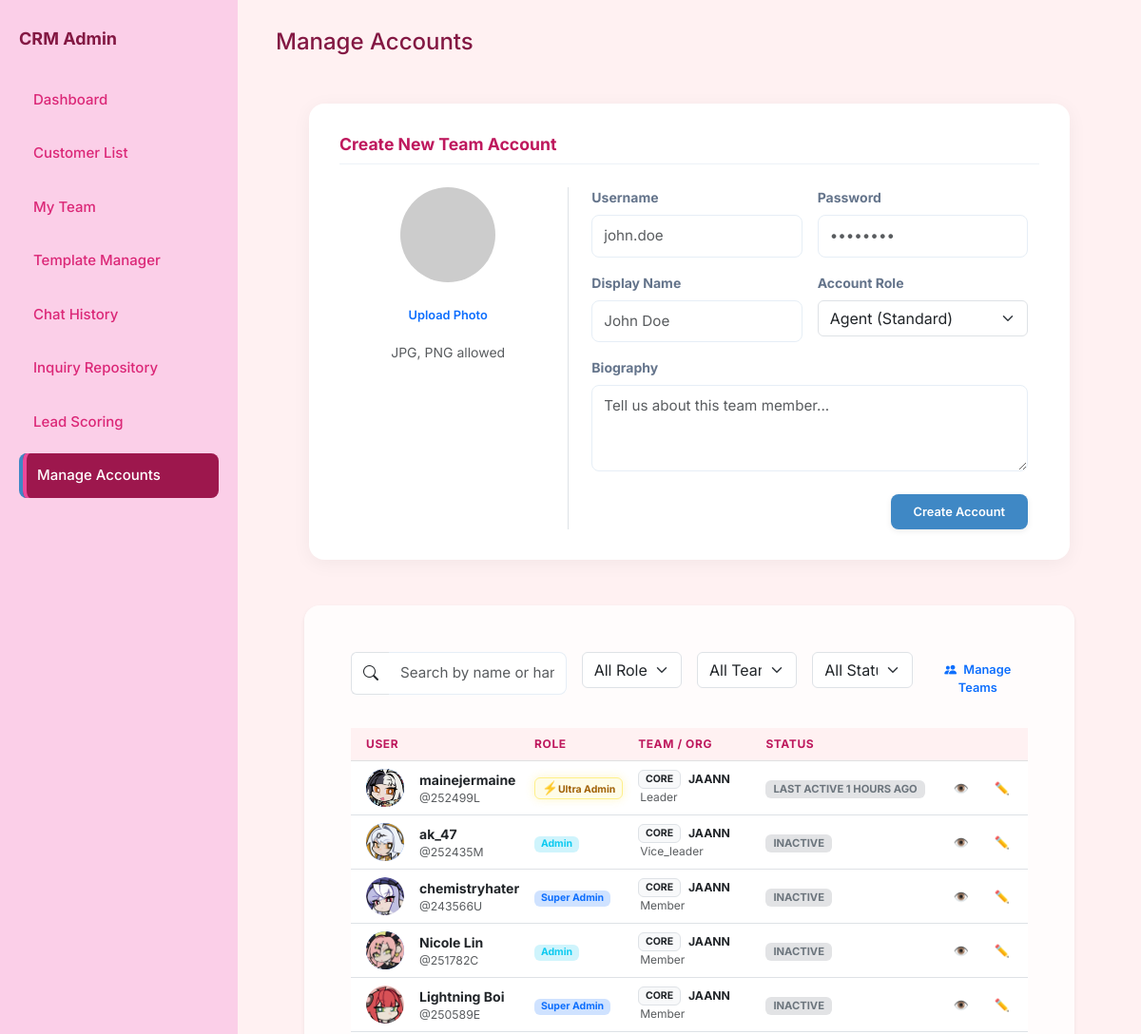
Page /admin/create-account (signed in, upper part) on the earlier database version.
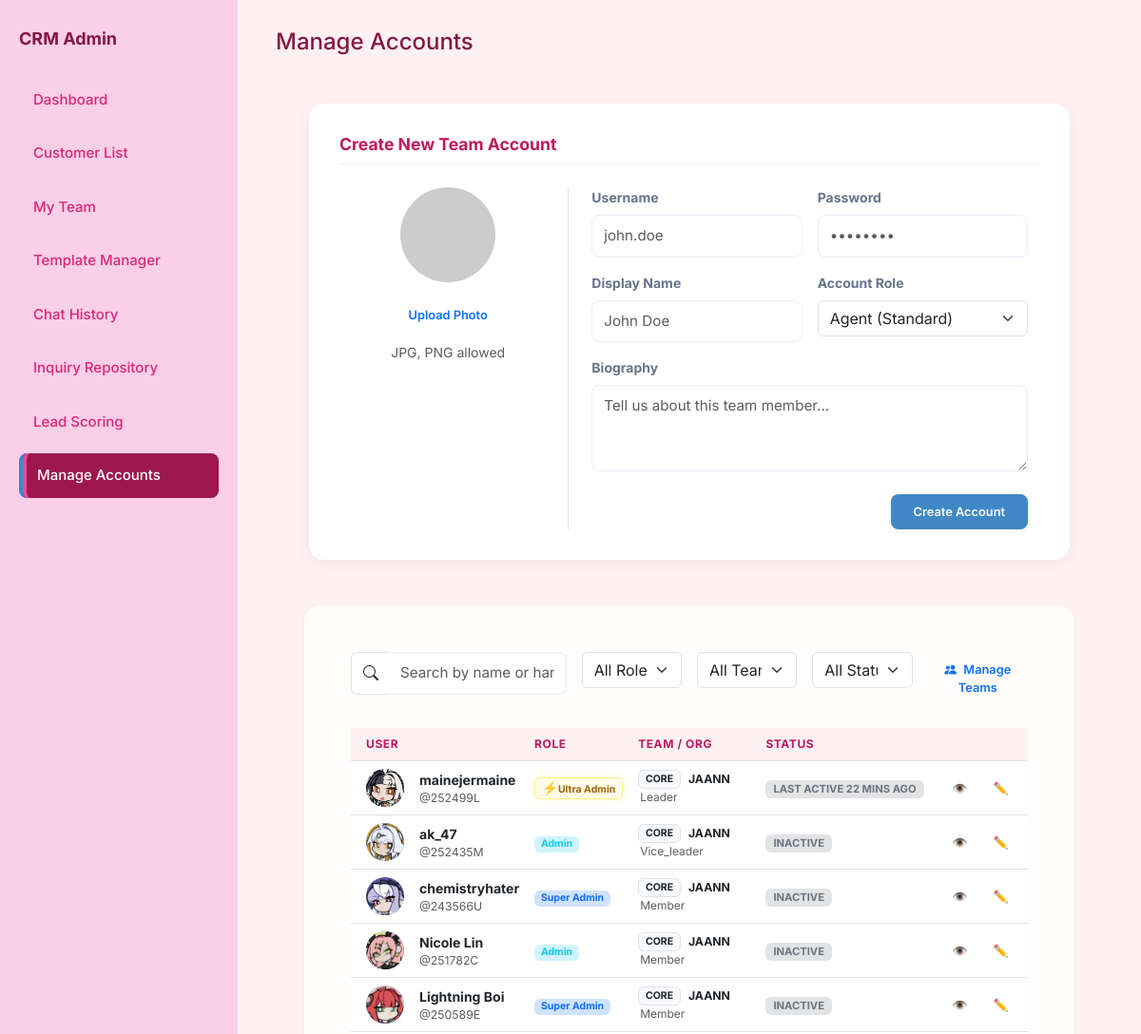
Same page on the later database version.
### app.py (models this page shows, shortened)
class User(db.Model):
    id = db.Column(db.Integer, primary_key=True)
    username = db.Column(db.String(80), unique=True, nullable=False)
    password = db.Column(db.String(200), nullable=False)
    name = db.Column(db.String(100), default='Admin')
    bio = db.Column(db.Text, default='')
    profile_picture = db.Column(db.String(200), default='https://ui-avatars.com/api/?name=Admin&background=random')
    role = db.Column(db.String(20), default='agent') # super_admin, agent
    preferences = db.Column(db.Text, default='{}') # Stores dashboard layout/stats as JSON
    last_active = db.Column(db.String(50))
    team_id = db.Column(db.Integer, db.ForeignKey('team.id'), nullable=True)
    team_role = db.Column(db.String(20)) # leader, vice_leader, member
    last_active_team_chat = db.Column(db.String(50)) # Timestamp of last time user viewed team chat
    @property
    def status_display(self):
        if not self.last_active:
            return "Inactive"
        try:
            from datetime import datetime
            last = datetime.strptime(self.last_active, '%Y-%m-%d %H:%M:%S')
            now = datetime.now()
            diff = now - last
            minutes = divmod(diff.total_seconds(), 60)[0]
            if minutes < 5:
                return "Active"
            elif minutes < 60:
                return f"Last active {int(minutes)} mins ago"
            elif minutes < 1440:
                return f"Last active {int(minutes // 60)} hours ago"
            else:
                return f"Last active {int(minutes // 1440)} days ago"
        except:
            return "Inactive"

class Team(db.Model):
    id = db.Column(db.Integer, primary_key=True)
    name = db.Column(db.String(100), unique=True, nullable=False)
    profile_picture = db.Column(db.String(255), default='https://ui-avatars.com/api/?name=Team&background=random')
    description = db.Column(db.Text, default='')
    role = db.Column(db.String(50)) # e.g., "Corporate Sales", "Customer Support"
    department = db.Column(db.String(50))
    team_score = db.Column(db.Integer, default=0)
    team_tag = db.Column(db.String(50))
    created_at = db.Column(db.String(50))
    members = db.relationship('User', backref='team_obj', foreign_keys='User.team_id', lazy=True)

### app.py (the view, shortened to what this page needs)
@app.route('/admin/create-account', methods=['GET', 'POST'])
def admin_create_account():
    if not session.get('logged_in'):
        return redirect(url_for('login'))
    current_user = User.query.get(session.get('user_id'))
    if current_user.username != '252499L' and current_user.role not in ['super_admin', 'admin']:
        return render_template('404.html'), 404
    promotion_requests = []
    total_super_admins = 0
    if current_user.role in ['super_admin', 'ultra_admin']:
        promotion_requests = PromotionRequest.query.filter_by(status='pending').all()
        total_super_admins = User.query.filter_by(role='super_admin').count()
    return render_template('create_account.html',
                           users=User.query.all(),
                           teams=Team.query.all(),
                           promotion_requests=promotion_requests,
                           total_super_admins=total_super_admins,
                           me=current_user)

### app.py (called while the page is built)
@app.context_processor
def context_processor():
    from flask import g
    return dict(
        team_pending_requests_count=getattr(g, 'team_pending_requests_count', 0),
        unread_team_messages=getattr(g, 'unread_team_messages', False)
    )

@app.context_processor
def inject_user_preferences():
    theme = 'light'
    if has_request_context() and 'user_id' in session:
        user_id = session.get('user_id')
        user = User.query.get(user_id)
        if user and user.preferences:
            try:
                import json
                prefs = json.loads(user.preferences)
                theme = prefs.get('theme', 'light')
            except:
                pass
    return dict(current_theme=theme)

### templates/create_account.html (shortened to what the changed rows need)
<!DOCTYPE html>
<html lang="en">
<head>
    <link href="https://cdn.jsdelivr.net/npm/bootstrap@5.3.0/dist/css/bootstrap.min.css" rel="stylesheet">
    <link rel="stylesheet" href="https://cdn.jsdelivr.net/npm/bootstrap-icons@1.11.1/font/bootstrap-icons.css">
    <link rel="stylesheet" href="{{ url_for('static', filename='style.css') }}">
</head>
<body id="page-admin-accounts"
    class="{% if current_theme and current_theme != 'light' %}theme-{{ current_theme }}{% endif %}">
    <aside class="sidebar">
        <h2>CRM Admin</h2>
    </aside>
    <main class="main">
        <div class="header">
            <div class="header-left">
                <h1 style="margin:0; font-size: 24px;">Manage Accounts</h1>
            </div>
        </div>
        <div class="content-body" style="padding: 30px;">
            <div class="card shadow-sm border-0" style="border-radius: 16px;">
                <div class="card-body p-4">
                    <div class="table-responsive">
                        <table class="table table-hover align-middle" id="accountsTable">
                            <thead class="table-light">
                                <tr>
                                    <th class="ps-3">User</th>
                                    <th>Role</th>
                                    <th>Team / Org</th>
                                    <th>Status</th>
                                    <th class="text-end pe-3">Actions</th>
                                </tr>
                            </thead>
                            <tbody>
                                {% for user in users %}
                                <tr>
                                    <td class="ps-3">
                                        <div class="d-flex align-items-center">
                                            <div class="avatar-circle me-3"
                                                style="width: 40px; height: 40px; border-radius: 50%; overflow: hidden;">
                                                {% if user.profile_picture and 'http' in user.profile_picture %}
                                                <img src="{{ user.profile_picture }}" alt="User"
                                                    style="width: 100%; height: 100%; object-fit: cover;">
                                                {% elif user.profile_picture %}
                                                <img src="{{ url_for('static', filename='uploads/' + user.profile_picture) }}"
                                                    alt="User" style="width: 100%; height: 100%; object-fit: cover;">
                                                {% else %}
                                                <div
                                                    class="bg-light text-primary d-flex align-items-center justify-content-center w-100 h-100 fw-bold">
                                                    {{ user.username[0] | upper }}
                                                </div>
                                                {% endif %}
                                            </div>
                                             <div style="cursor: pointer;" onclick="showAgentProfile('{{ user.id }}')">
                                                 <div class="fw-bold">{{ user.name }}</div>
                                                 <div class="text-muted small">@{{ user.username }}</div>
                                             </div>
                                        </div>
                                    </td>
                                    <td>
                                        {% if user.role == 'ultra_admin' %}
                                        <span class="badge role-ultra-admin">Ultra Admin</span>
                                        {% elif user.role == 'super_admin' %}
                                        <span class="badge bg-primary-subtle text-primary">Super Admin</span>
                                        {% elif user.role == 'admin' %}
                                        <span class="badge bg-info-subtle text-info">Admin</span>
                                        {% else %}
                                        <span class="badge bg-secondary-subtle text-secondary">Agent</span>
                                        {% endif %}
                                    </td>
                                    <td>
                                        {% if user.team_obj %}
                                        <div class="d-flex align-items-center" style="cursor: pointer;"
                                            onclick="showTeamDetails('{{ user.team_id }}')">
                                            <span class="badge bg-light text-dark border me-2">{{ user.team_obj.team_tag
                                                or 'TEAM' }}</span>
                                            <span class="small fw-bold">{{ user.team_obj.name }}</span>
                                        </div>
                                        <div class="small text-muted" style="font-size: 0.75rem; margin-left: 2px;">
                                            {{ user.team_role | title if user.team_role else 'Member' }}
                                        </div>
                                        {% else %}
                                        <span class="text-muted small">No Team</span>
                                        {% endif %}
                                    </td>
                                    <td>
                                        {% set status = user.status_display %}
                                        <span
                                            class="badge {% if 'Active' in status %}bg-success-subtle text-success{% else %}bg-secondary-subtle text-secondary{% endif %} px-2 py-1"
                                            style="font-size: 0.7rem;">
                                            {{ status | upper }}
                                        </span>
                                    </td>
                                    <td class="text-end pe-3" data-search-team="{{ user.team_id or 'none' }}"
                                        data-search-role="{{ user.role }}"
                                        data-search-status="{{ 'Active' if 'Active' in status else 'Inactive' }}">
                                        <div class="btn-group">
                                            <button class="btn btn-sm btn-outline-primary"
                                                onclick="showAgentProfile('{{ user.id }}')" title="View Profile">
                                                👁️
                                            </button>
                                            {% set can_edit = (session.get('user_role') in ['ultra_admin',
                                            'super_admin']) or
                                            (session.get('user_role') == 'admin' and user.role == 'agent') %}
                                            <button class="btn btn-sm btn-outline-warning"
                                                onclick="editUser('{{ user.id }}')" title="Edit Account" >
                                                ✏️
                                            </button>
                                            {% set can_delete = (session.get('user_role') == 'ultra_admin') or
                                            (session.get('user_role') == 'super_admin' and user.role not in
                                            ['super_admin', 'ultra_admin']) or
                                            (session.get('user_role') == 'admin' and user.role == 'agent') %}
                                            {% if session.get('user_id') == user.id %}
                                            {% set can_delete = false %}
                                            {% endif %}
                                            {% if user.username == '252499L' %}
                                            {% set can_delete = false %}
                                            {% endif %}
                                            <button class="btn btn-sm btn-outline-danger"
                                                onclick="confirmDeleteUser('{{ user.id }}', '{{ user.username }}')"
                                                title="Delete Account" {% if not can_delete %}disabled
                                                style="opacity:0.5; cursor:not-allowed;" {% endif %}>
                                            </button>
                                        </div>
                                    </td>
                                </tr>
                                {% endfor %}
                            </tbody>
                        </table>
                    </div>
                </div>
            </div>
        </div>
    </main>
</body>
</html>

Differences in the rows shown:
changed User "mainejermaine": status "LAST ACTIVE 1 HOURS AGO" → "LAST ACTIVE 22 MINS AGO"
